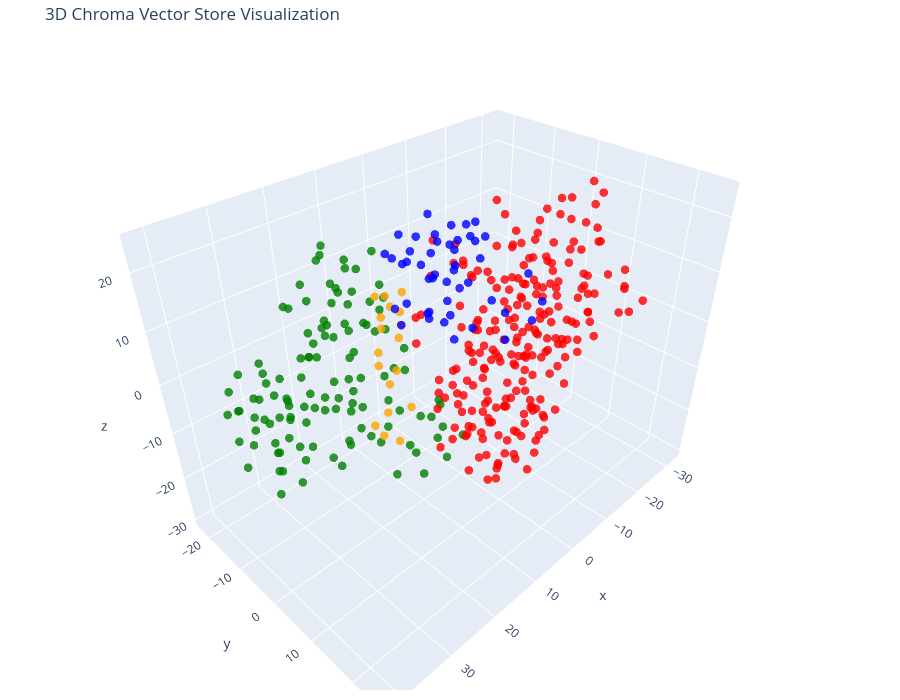

The notebook cell saved with this chart:
### Markdown cell above
### Code cell — 3D t-SNE plot

```python
# Let's try 3D!

tsne = TSNE(n_components=3, random_state=42)
reduced_vectors = tsne.fit_transform(vectors)

# Create the 3D scatter plot
fig = go.Figure(data=[go.Scatter3d(
    x=reduced_vectors[:, 0],
    y=reduced_vectors[:, 1],
    z=reduced_vectors[:, 2],
    mode='markers',
    marker=dict(size=5, color=colors, opacity=0.8),
    text=[f"Type: {t}<br>Text: {d[:100]}..." for t, d in zip(doc_types, documents)],
    hoverinfo='text'
)])

fig.update_layout(
    title='3D Chroma Vector Store Visualization',
    scene=dict(xaxis_title='x', yaxis_title='y', zaxis_title='z'),
    width=900,
    height=700,
    margin=dict(r=10, b=10, l=10, t=40)
)

fig.show()
```
#### What this cell does

**Same pipeline as 2D**, but t-SNE outputs **3 coordinates** per chunk and Plotly draws **Scatter3d** so you can rotate/zoom.

| Line | Explanation |
|------|-------------|
| `n_components=3` | Each chunk → (x, y, z). |
| `fit_transform(vectors)` | Runs t-SNE **again** from scratch — layout will **not** match the 2D plot point-for-point. |
| `go.Scatter3d` | 3D markers; same `colors` and hover as 2D. |
| `scene=dict(xaxis_title=...)` | Axis labels for the 3D box. |

Use the chart controls to **drag** and rotate. Helpful when 2D squashes too much information.

**Remember:** Still not used for RAG — only exploration.

### Code cell
# Let's try 3D!

tsne = TSNE(n_components=3, random_state=42)
reduced_vectors = tsne.fit_transform(vectors)

# Create the 3D scatter plot
fig = go.Figure(data=[go.Scatter3d(
    x=reduced_vectors[:, 0],
    y=reduced_vectors[:, 1],
    z=reduced_vectors[:, 2],
    mode='markers',
    marker=dict(size=5, color=colors, opacity=0.8),
    text=[f"Type: {t}<br>Text: {d[:100]}..." for t, d in zip(doc_types, documents)],
    hoverinfo='text'
)])

fig.update_layout(
    title='3D Chroma Vector Store Visualization',
    scene=dict(xaxis_title='x', yaxis_title='y', zaxis_title='z'),
    width=900,
    height=700,
    margin=dict(r=10, b=10, l=10, t=40)
)

fig.show()

### Figure 1 — Plotly figure (JSON) as saved in the notebook; plotly's stock layout.template omitted (floating-point values rounded to 4 significant figures; data arrays with more than 128 entries replaced by an {"elided": "..."} marker saying what was removed)
{"data": [{"hoverinfo": "text", "marker": {"color": {"elided": "413 str values"}, "opacity": 0.8, "size": 5}, "mode": "markers", "text": {"elided": "413 str values"}, "type": "scatter3d", "x": {"elided": "413 float values"}, "y": {"elided": "413 float values"}, "z": {"elided": "413 float values"}}], "layout": {"height": 700, "margin": {"b": 10, "l": 10, "r": 10, "t": 40}, "scene": {"xaxis": {"title": {"text": "x"}}, "yaxis": {"title": {"text": "y"}}, "zaxis": {"title": {"text": "z"}}}, "title": {"text": "3D Chroma Vector Store Visualization"}, "width": 900}}
